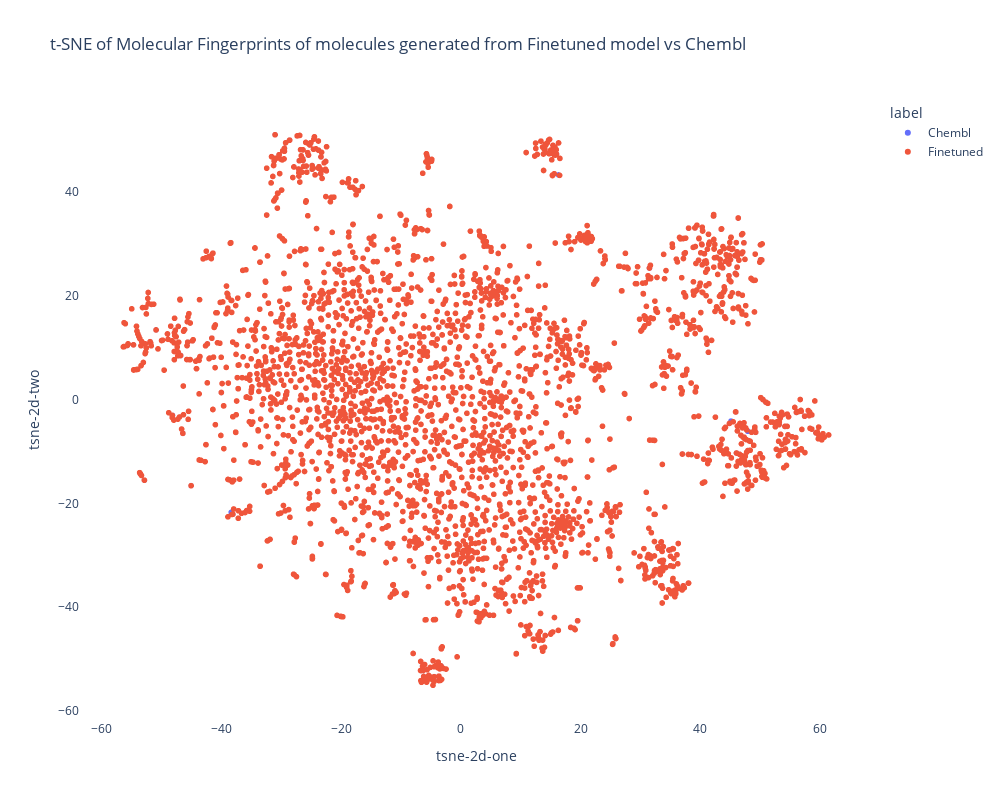

Source (notebook cell):
### Code cell
import plotly.express as px

fig = px.scatter(
    combined_df, x='tsne-2d-one', y='tsne-2d-two',
    hover_name='label',  # Show SMILES when hovering over points
    title='t-SNE of Molecular Fingerprints of molecules generated from Finetuned model vs Chembl ',
    color='label',
    width=1000,  # Set the width of the plot (in pixels)
    height=800 

)
fig.update_layout(
    paper_bgcolor='white',   # Background around the plot
    plot_bgcolor='white',    # Background of the plotting area
)
# Show interactive plot
fig.show()

### Figure 1 — Plotly figure (JSON) as saved in the notebook; plotly's stock layout.template omitted (floating-point values rounded to 4 significant figures; data arrays with more than 128 entries replaced by an {"elided": "..."} marker saying what was removed)
{"data": [{"hovertemplate": "<b>%{hovertext}</b><br><br>label=Chembl<br>tsne-2d-one=%{x}<br>tsne-2d-two=%{y}<extra></extra>", "hovertext": {"elided": "160 str values"}, "legendgroup": "Chembl", "marker": {"color": "#636efa", "symbol": "circle"}, "mode": "markers", "name": "Chembl", "showlegend": true, "type": "scattergl", "x": {"elided": "160 float values"}, "xaxis": "x", "y": {"elided": "160 float values"}, "yaxis": "y"}, {"hovertemplate": "<b>%{hovertext}</b><br><br>label=Finetuned<br>tsne-2d-one=%{x}<br>tsne-2d-two=%{y}<extra></extra>", "hovertext": {"elided": "2975 str values"}, "legendgroup": "Finetuned", "marker": {"color": "#EF553B", "symbol": "circle"}, "mode": "markers", "name": "Finetuned", "showlegend": true, "type": "scattergl", "x": {"elided": "2975 float values"}, "xaxis": "x", "y": {"elided": "2975 float values"}, "yaxis": "y"}], "layout": {"height": 800, "legend": {"title": {"text": "label"}, "tracegroupgap": 0}, "paper_bgcolor": "white", "plot_bgcolor": "white", "title": {"text": "t-SNE of Molecular Fingerprints of molecules generated from Finetuned model vs Chembl "}, "width": 1000, "xaxis": {"anchor": "y", "domain": [0, 1], "title": {"text": "tsne-2d-one"}}, "yaxis": {"anchor": "x", "domain": [0, 1], "title": {"text": "tsne-2d-two"}}}}
